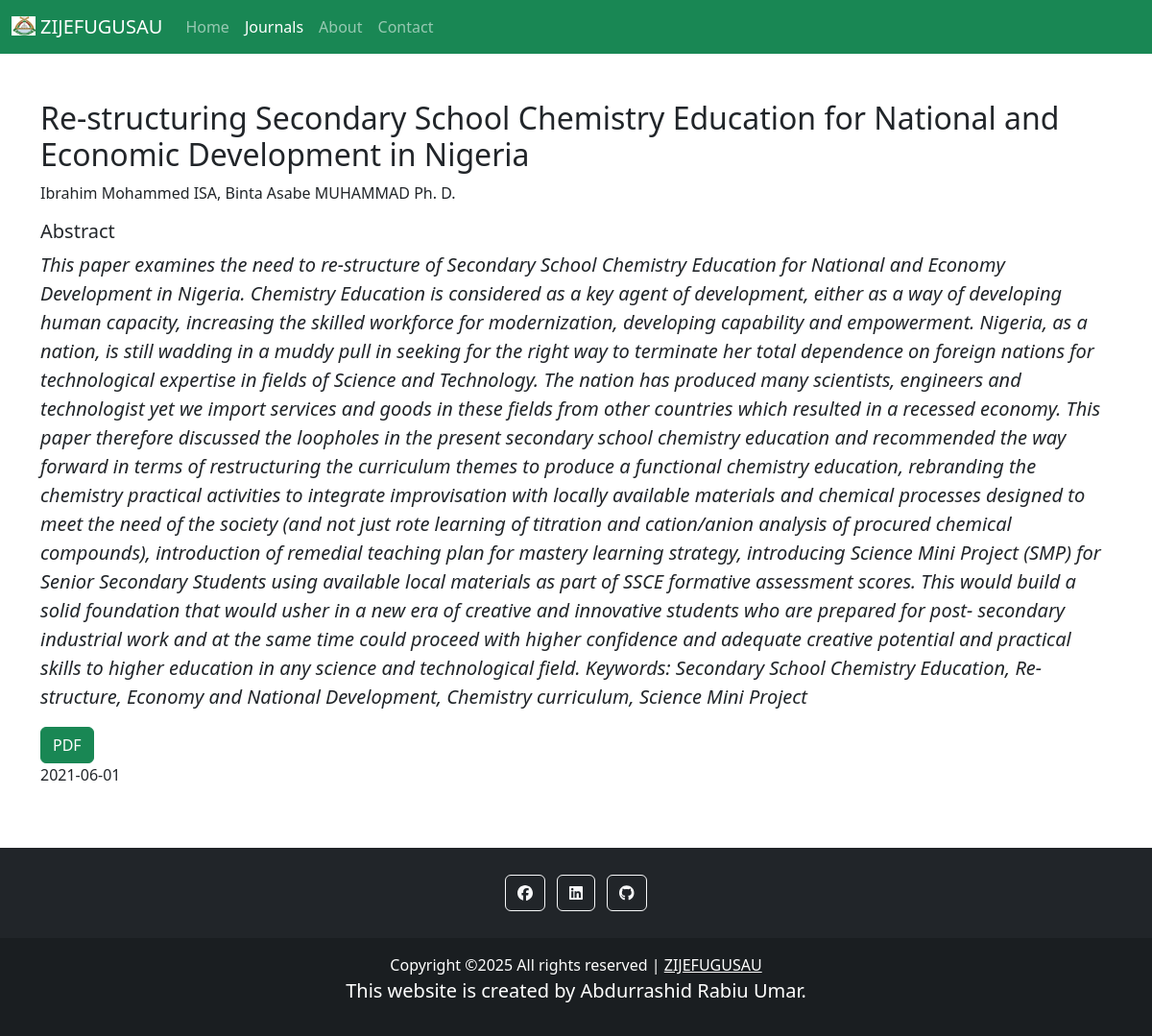
The app's page /read_article10.php with its own data.
### tables this page shows
CREATE TABLE `articles` (
  `id` int(11) NOT NULL,
  `journals_id` int(11) NOT NULL,
  `author_name` varchar(300) NOT NULL,
  `article_name` varchar(300) NOT NULL,
  `abstract` text NOT NULL,
  `visible` tinyint(1) NOT NULL,
  `date` date NOT NULL,
  `pdf` varchar(300) NOT NULL
);

### read_article10.php (the view, shortened to what this page needs)
<?php
    require 'includes/connection.php';
?>
<!DOCTYPE html>
<html>
<head>
    <link rel='stylesheet' type='text/css' media='screen' href='css/styles.css'>
    <link rel='stylesheet' type='text/css' media='screen' href='css/bootstrap.css'>
    <link rel='stylesheet' type='text/css' media='screen' href='css/bootstrap.min.css'>
    <link rel='stylesheet' type='text/css' media='screen' href='fontawesome-free-6.2.0-web/css/all.css'>
    <link rel='stylesheet' type='text/css' media='screen' href='fontawesome-free-6.2.0-web/css/all.min.css'>
</head>
<body>
    <nav class="navbar navbar-dark bg-success navbar-expand-sm">
        <div class="container-fluid">
        <a class="navbar-brand" href="https://www.zijefugusau.com.ng"><img src="img/favicon.ico" alt=""style="height: 20px; width: 25px; margin-bottom: 5px; margin-right: 5px;">ZIJEFUGUSAU</a>
            <div class="collapse navbar-collapse" id="navbarNav">
                <ul class="navbar-nav">
                    <li class="nav-item">
                        <a class="nav-link" aria-current="page" href="index.php">Home</a>
                    </li>
                    <li class="nav-item">
                        <a class="nav-link active" aria-current="page" href="journals.php">Journals</a>
                    </li>
                    <li class="nav-item">
                        <a class="nav-link" aria-current="page" href="about.php">About</a>
                    </li>
                    <li class="nav-item">
                        <a class="nav-link" aria-current="page" href="contact.php">Contact</a>
                    </li>
                </ul>
            </div>
        </div>
    </nav>
    <div class="container mt-5 mb-5">
        <?php
            $query = "SELECT * FROM articles WHERE id = 10";
            $result = mysqli_query($conn, $query);
            while ($row = mysqli_fetch_assoc($result)){
                echo "<div class='row'>";
                    echo "<div class='col'>";
                        echo "<h2>{$row['article_name']}</h2>";
                        echo "<p>{$row['author_name']}</p>";
                        echo "<p class='h5'>Abstract</p>";
                        echo "<p class='lead fst-italic'>{$row['abstract']}</p>";
                        echo "<a href='pdf/{$row['pdf']}' class='btn btn-success'>PDF</a>";
                        echo "<p>{$row['date']}</p>";
                    echo "</div>";
                echo "</div>";
            }
        ?>
    </div>
    <footer class="bg-dark text-center text-white">
        <div class="container p-4 pb-0">
            <section class="mb-4">
            <a class="btn btn-outline-light btn-floating m-1" href="https://web.facebook.com/abdurrashid.rabiuumar.94" role="button">
                <i class="fab fa-facebook"></i>
            </a>
            <a class="btn btn-outline-light btn-floating m-1" href="https://www.linkedin.com/in/abdurrashid-rabiu-886220208/" role="button">
                <i class="fab fa-linkedin"></i>
            </a>
            <a class="btn btn-outline-light btn-floating m-1" href="https://github.com/Abdurrashid-Rabiu" role="button">
                <i class="fab fa-github"></i>
            </a>
            </section>
        </div>
        <div class="text-center p-3" style="background-color: rgba(0, 0, 0, 0.2);">
            Copyright &copy;<script>document.write(new Date().getFullYear());</script> All rights reserved | <a class="text-white" href="https://www.zijefugusau.com.ng">ZIJEFUGUSAU</a>
            <p class="lead">This website is created by Abdurrashid Rabiu Umar.</p>
        </div>
    </footer>
</body>
</html>

### css/styles.css (style rules this page uses)
img { height: 300px; width: 300px; }

### records on screen
articles: article_name "Re-structuring Secondary School Chemistry Education for National and Economic Development in Nigeria", author_name "Ibrahim Mohammed ISA, Binta Asabe MUHAMMAD Ph. D.", abstract "This paper examines the need to re-structure of Secondary School Chemistry Education for National and Economy Development in Nigeria. Chemistry Education is considered as a key agent of development, either as a way of developing human capacity, increasing the skilled workforce for modernization, developing capability and empowerment. Nigeria, as a nation, is still wadding in a muddy pull in seeking for the right way to terminate her total dependence on foreign nations for technological expertise in fields of Science and Technology. The nation has produced many scientists, engineers and technologist yet we import services and goods in these fields from other countries which resulted in a…", date "2021-06-01"
